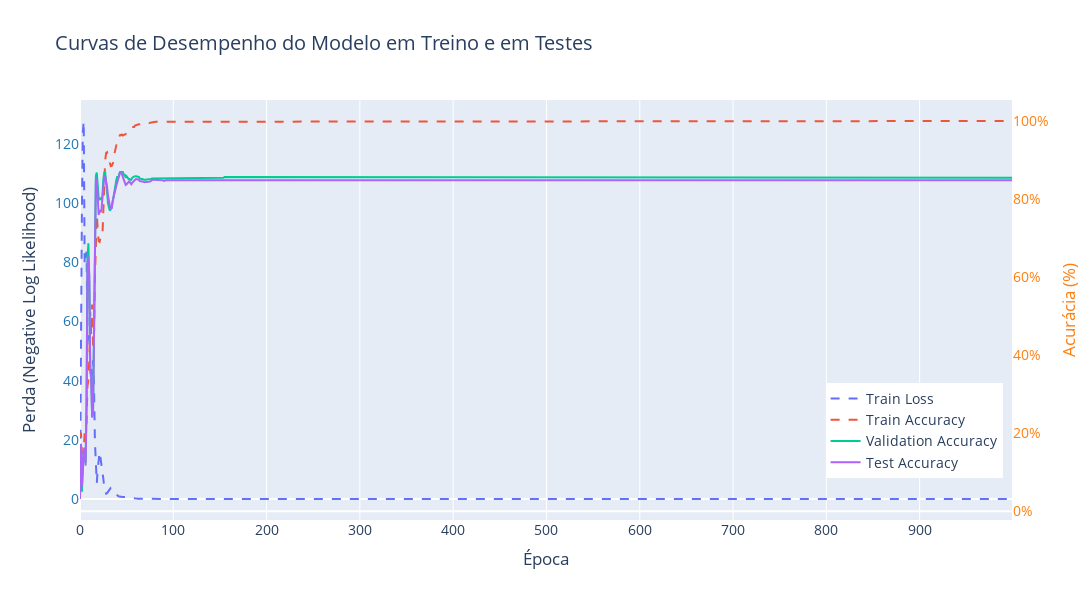

The notebook cell this image was saved under:
### Code cell
# Plotar resultados com Plotly
plot_training_evaluation(train_losses, 
                         train_accuracies, 
                         val_accuracies, 
                         test_accuracies, 
                         val_losses=None)

### Figure 1 — Plotly figure (JSON) as saved in the notebook; plotly's stock layout.template omitted (floating-point values rounded to 4 significant figures; data arrays with more than 128 entries replaced by an {"elided": "..."} marker saying what was removed)
{"data": [{"line": {"dash": "dash"}, "mode": "lines", "name": "Train Loss", "type": "scatter", "x": {"elided": "1000 int values"}, "y": {"elided": "1000 float values"}, "yaxis": "y"}, {"line": {"dash": "dash"}, "mode": "lines", "name": "Train Accuracy", "type": "scatter", "x": {"elided": "1000 int values"}, "y": {"elided": "1000 float values"}, "yaxis": "y2"}, {"mode": "lines", "name": "Validation Accuracy", "type": "scatter", "x": {"elided": "1000 int values"}, "y": {"elided": "1000 float values"}, "yaxis": "y2"}, {"mode": "lines", "name": "Test Accuracy", "type": "scatter", "x": {"elided": "1000 int values"}, "y": {"elided": "1000 float values"}, "yaxis": "y2"}], "layout": {"font": {"size": 14}, "height": 600, "legend": {"x": 0.8, "y": 0.1}, "title": {"text": "Curvas de Desempenho do Modelo em Treino e em Testes"}, "width": 1200, "xaxis": {"title": {"text": "Época"}}, "yaxis": {"showgrid": false, "tickfont": {"color": "#1f77b4"}, "title": {"text": "Perda (Negative Log Likelihood)"}}, "yaxis2": {"overlaying": "y", "showgrid": false, "side": "right", "tickfont": {"color": "#ff7f0e"}, "tickformat": ".0%", "title": {"font": {"color": "#ff7f0e"}, "text": "Acurácia (%)"}}}}
